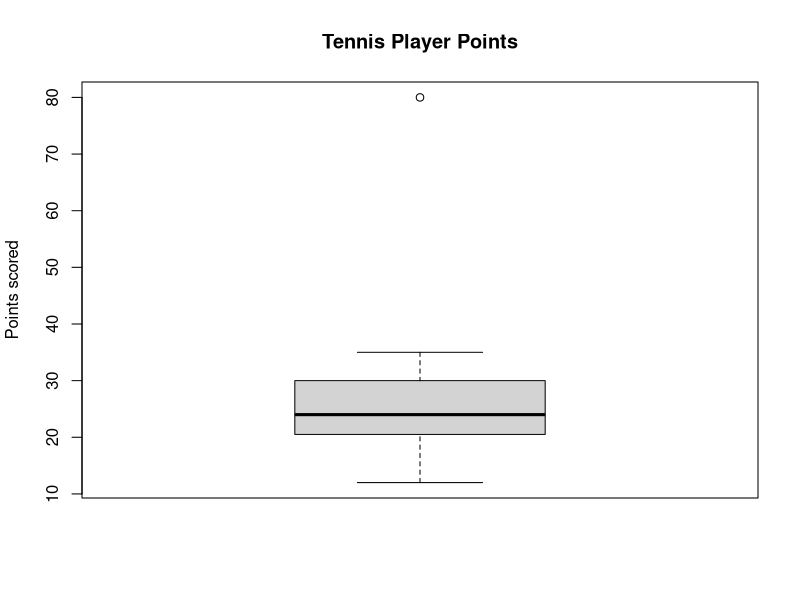

Recreate this plot in R.
# Tennis player outlier boxplot example
# Individual R source code for Day 2, Question 9
# Run this file in RStudio.


points <- c(12,15,18,20,21,22,23,24,25,27,29,31,33,35,80)
boxplot(points,main="Tennis Player Points",ylab="Points scored")
out <- boxplot.stats(points)$out
cat("Outlier values:",out,"\n")
